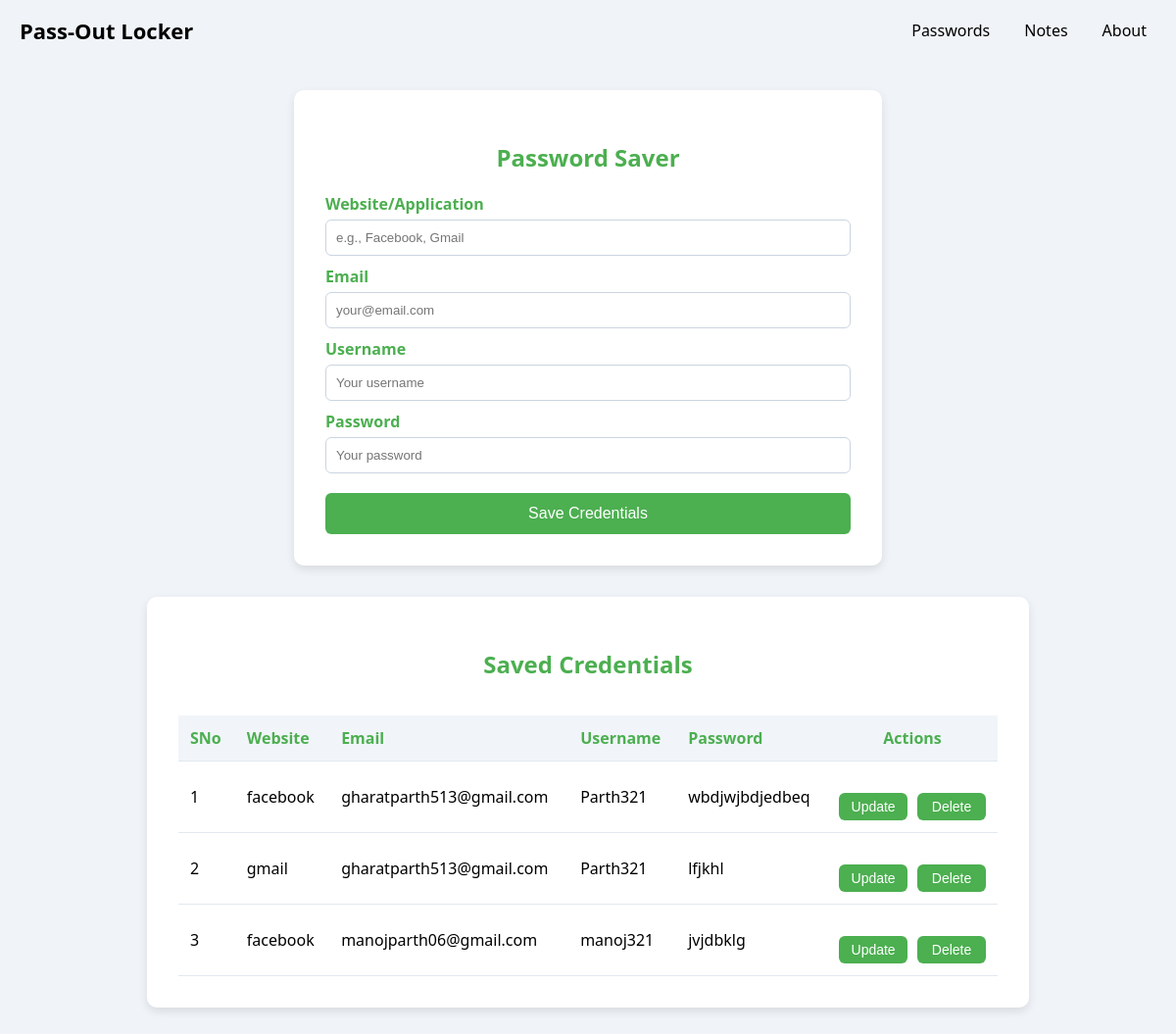
The page / on the database its author committed.
### app.py (models this page shows, shortened)
class passwordsaver(db.Model):
    sno = db.Column(db.Integer, primary_key=True, autoincrement=True)
    website = db.Column(db.String(120), nullable=False)
    email = db.Column(db.String(120), nullable=False)
    username = db.Column(db.String(80), nullable=False)
    password = db.Column(db.String(120), nullable=False)

### app.py (the view)
@app.route('/')
def index():
    allsavepassword=passwordsaver.query.all()
    return render_template('index.html', allsavepassword=allsavepassword) # to render template file

### templates/index.html (shortened to what this page needs)
<!DOCTYPE html>
<html lang="en">
<head>
</head>
<body>
  <nav class="navbar" id="navbar">
    <a href="/" class="brand">Pass-Out Locker</a>
    <div class="navbar-links">
      <a href="/">Passwords</a>
      <a href="/note">Notes</a>
      <a href="#">About</a>
    </div>
  </nav>
  <form class="form-box" method="POST" action="/">
    <h2>Password Saver</h2>
    <label for="website">Website/Application</label>
    <input type="text" id="website" name="website" placeholder="e.g., Facebook, Gmail" required>
    <label for="email">Email</label>
    <input type="email" id="email" name="email" placeholder="your@email.com" required>
    <label for="username">Username</label>
    <input type="text" id="username" name="username" placeholder="Your username" required>
    <label for="password">Password</label>
    <input type="password" id="password" name="password" placeholder="Your password" required>
    <button type="submit">Save Credentials</button>
  </form>
  <div class="credentials-box">
    <h2>Saved Credentials</h2>
    <div class="table-wrapper">
      <table>
        <thead>
          <tr>
            <th>SNo</th>
            <th>Website</th>
            <th>Email</th>
            <th>Username</th>
            <th>Password</th>
            <th colspan="2" style="text-align: center;">Actions</th>
          </tr>
        </thead>
        <tbody>
          {% for passwordsaver in allsavepassword %}
          <tr>
            <td>{{passwordsaver.sno}}</td>
            <td>{{passwordsaver.website}}</td>
            <td>{{passwordsaver.email}}</td>
            <td>{{passwordsaver.username}}</td>
            <td>{{passwordsaver.password}}</td>
            <td colspan="2">
              <div class="action-buttons">
                <button class="buttonde">
                  <a class="link" href="{{ url_for('update_form', sno=passwordsaver.sno) }}">Update</a>
                </button>
                <button class="buttonde">
                  <a class="link" href="{{ url_for('delete', sno=passwordsaver.sno) }}">Delete</a>
                </button>
              </div>
            </td>
          </tr>
          {% endfor %}
        </tbody>
      </table>
    </div>
  </div>
</body>
</html>

### templates/index.html (style rules this page uses)
* { box-sizing: border-box; }
body { margin: 0; font-family: 'Segoe UI', Tahoma, Geneva, Verdana, sans-serif; background-color: #f0f4f8; padding-top: 60px; }
.navbar { position: absolute; top: 0; width: 100%; display: flex; justify-content: space-between; align-items: center; padding: 10px 20px; z-index: 1000; }
.brand { color: black; font-size: 22px; font-weight: bold; text-decoration: none; }
.navbar-links { display: flex; gap: 15px; }
.navbar-links a { color: black; text-decoration: none; padding: 10px; font-weight: 500; }
.form-box { max-width: 600px; margin: 2rem auto; background-color: #ffffff; padding: 2rem; border-radius: 10px; box-shadow: 0 4px 10px rgba(0, 0, 0, 0.1); }
.credentials-box { max-width: 900px; margin: 2rem auto; background-color: #ffffff; padding: 2rem; border-radius: 10px; box-shadow: 0 4px 10px rgba(0, 0, 0, 0.1); }
h2 { text-align: center; color: #4CAF50; margin-bottom: 20px; }
label { display: block; margin-top: 10px; font-weight: bold; color: #4CAF50; }
input { width: 100%; padding: 10px; margin-top: 5px; border: 1px solid #cbd5e1; border-radius: 6px; }
button { width: 100%; margin-top: 20px; padding: 12px; background-color: #4CAF50; color: white; border: none; border-radius: 6px; font-size: 16px; cursor: pointer; }
.buttonde { background-color: #4CAF50; color: #ffffff; font-size: 14px; border-radius: 6px; padding: 6px 12px; border: none; cursor: pointer; }
.link { color: #ffffff; text-decoration: none; }
.action-buttons { display: flex; justify-content: center; gap: 10px; }
.table-wrapper { overflow-x: auto; }
table { width: 100%; border-collapse: collapse; margin-top: 1rem; min-width: 600px; }
th, td { padding: 12px; text-align: left; border-bottom: 1px solid #e2e8f0; }
th { background-color: #f1f5f9; color: #4CAF50; }

### rows shown on the page
passwordsaver: sno "1", website "facebook", email "gharatparth513@gmail.com", username "Parth321", password "wbdjwjbdjedbeq"
passwordsaver: sno "2", website "gmail", email "gharatparth513@gmail.com", username "Parth321", password "lfjkhl"
passwordsaver: sno "3", website "facebook", email "manojparth06@gmail.com", username "manoj321", password "jvjdbklg"
